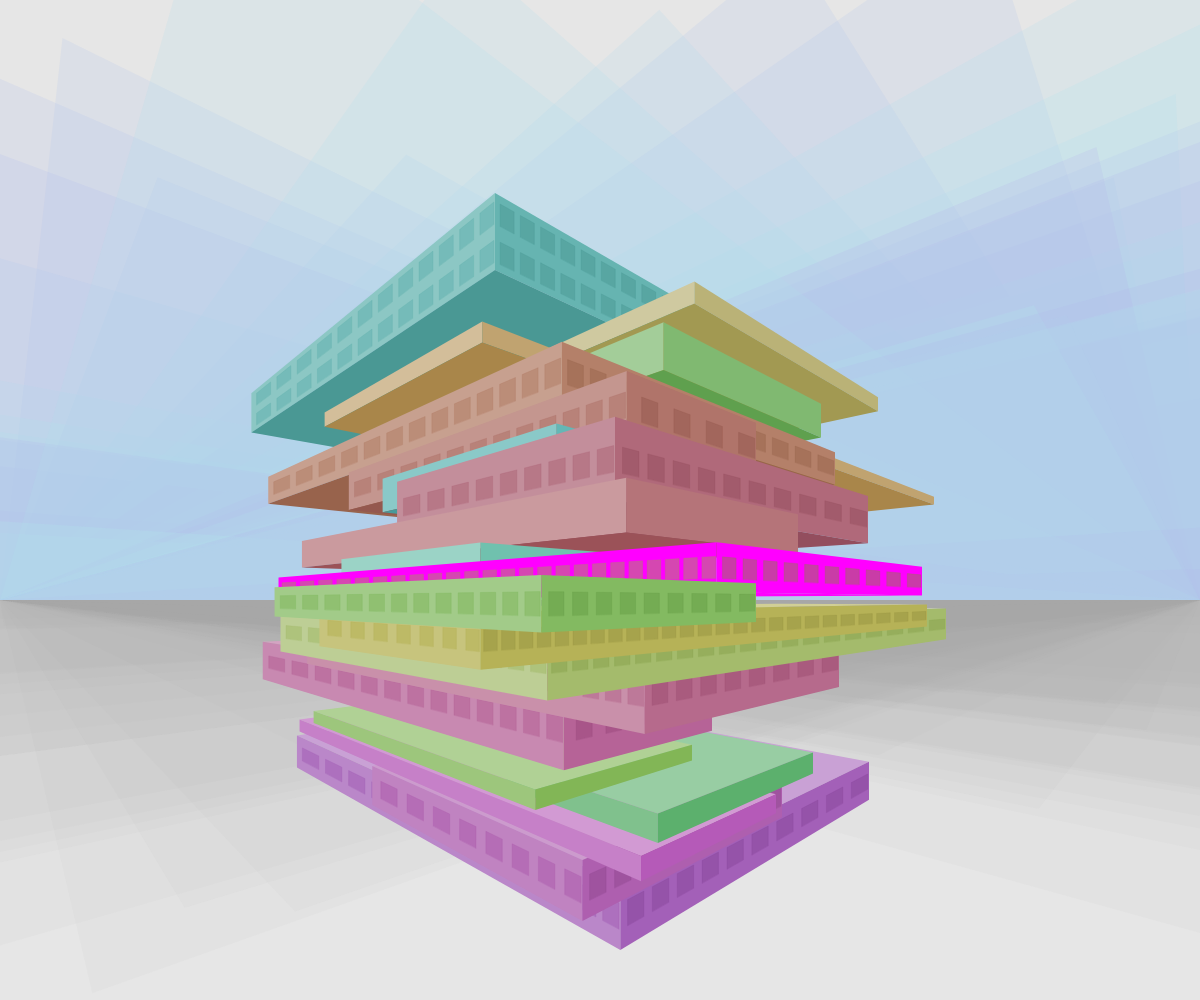
Frame 1 (no input)
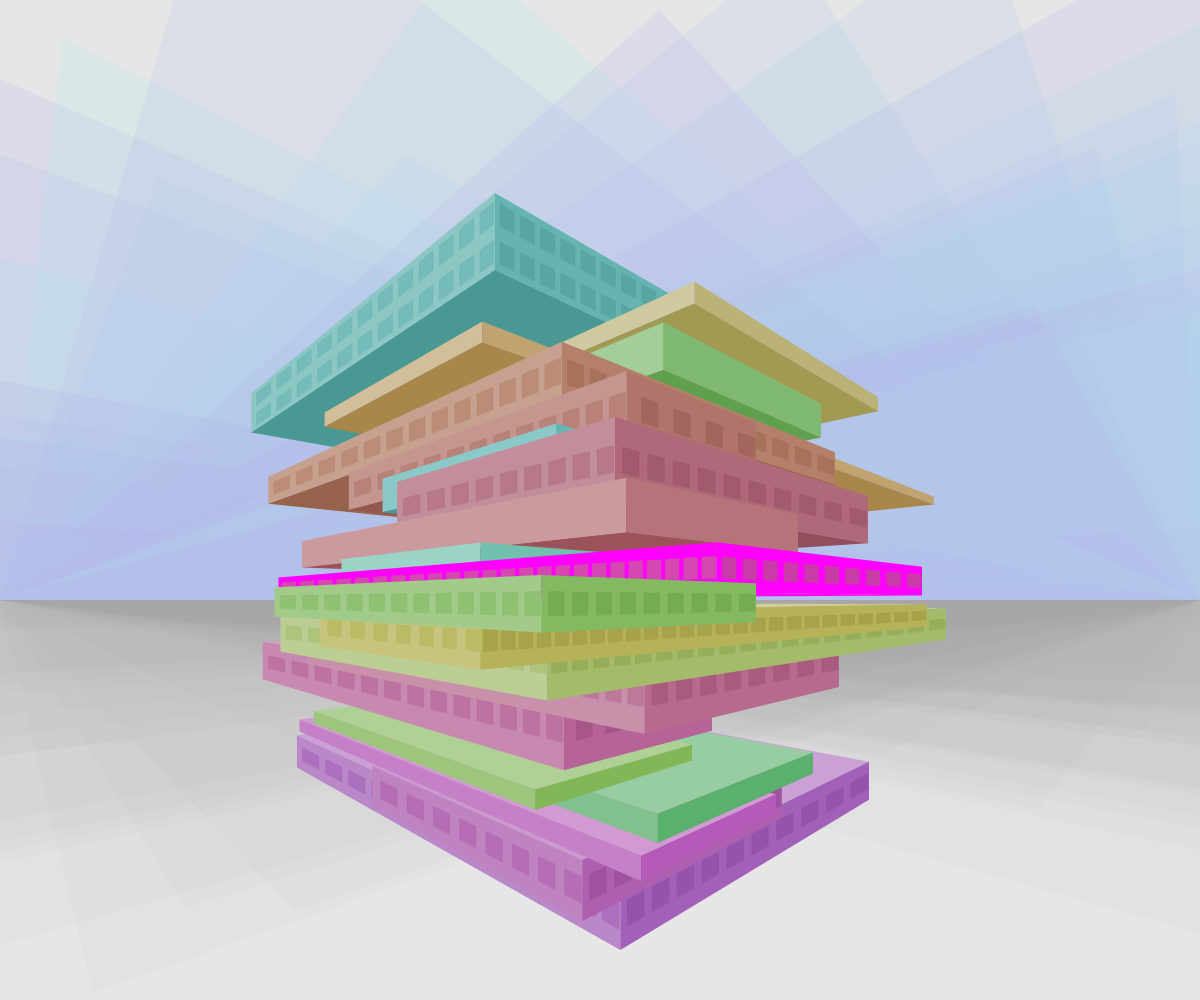
Frame 2 (the mouse pressed at the canvas centre, redrawn once)

The p5.js sketch that drew these frames (run headless with seeded random() and noise() and a simulated clock; the mouse was pressed at the canvas centre and the sketch redrawn once):

// p5.js sketch
// ── sketch.js
// Created for the #WCCChallenge - Topic: Improbable Architecture
//
// I used two-point perspective to draw this sketch - so this is made of up MANY calculations of lines and point intersections.
// I initially chose random hues just to distinguish each block during development, but decided to keep them as it reminded me of stacks of post-its. :)
//
// See other submissions here: https://openprocessing.org/curation/78544
// Join the Birb's Nest Discord community!  https://discord.gg/S8c7qcjw2b

// find the pink block - mtk 3/17/24

let gLeftPt;
let gRightPt;

let gAllBlocks = [];
let gBgGround = [];
let gBgSky = [];

let gDistFromPointMin;
let gWallHeightInc;
let gWallDistMin;

let gWindowLength;
let gWindowSpacing;

let gWindowColor;

function setup() {
  createCanvas(windowWidth, windowHeight);
  colorMode(HSL);

  gWindowColor = color(255, 0.25);
  // set points for two point perspective calculations
  gLeftPt = createVector(0, 0.6 * windowHeight);
  gRightPt = createVector(windowWidth, 0.6 * windowHeight);
  gDistFromPointMin = windowWidth * 0.2;
  gWallDistMin = windowWidth * 0.1;

  createBuilding();
}

function draw() {
  background(90);

  // draw background

  noStroke();

  // let bgCol = color(30, 0, 60, 0.05);  
  // console.log("bk col34:"+ bgCol)
  // bgCol = color(35, 0, 60, 0.05);  
  // console.log("bk col35:"+ bgCol)

  for (let ground of gBgGround) {
    fill(random(30, 35), 0, 60, 0.05);
    triangle(ground.x, ground.y, gLeftPt.x, gLeftPt.y, gRightPt.x, gRightPt.y);
  }

  for (let sky of gBgSky) {
    let color3 = color(random(180, 250), 60, 80, 0.2)
    //    console.log("sky343:" + color3)
    fill(random(180, 250), 60, 80, 0.2);
    triangle(sky.x, sky.y, gLeftPt.x, gLeftPt.y, gRightPt.x, gRightPt.y);
  }

  // perspective lines
  strokeWeight(1); // draw horizon line
  line(0, gLeftPt.y, width, gRightPt.y);

  // draw building blocks
  for (let block of gAllBlocks) {
    block.draw();
  }
}

function createBuilding() {
  loop();

  // reset arrays
  gBgGround = [];
  gBgSky = [];
  gAllBlocks = [];
  // create background elements
  for (let i = 0; i < 50; i++) {
    gBgGround.push(createVector(random(-width, 2 * width), random(gLeftPt.y, height)));
    gBgSky.push(createVector(random(-width, 2 * width), random(-0.2 * height, gLeftPt.y)));
  }

  // create and stack building blocks
  let yp = 0.95 * height;
  let [upper, mid, lower] = [[], [], []];
  let count = random(18, 30);
  gWallHeightInc = (0.7 * height) / count;
  gWindowHeight = 0.8 * gWallHeightInc;
  gWindowLength = 0.5 * gWallHeightInc;
  gWindowSpacingX = 0.2 * gWindowLength;
  gWindowSpacingY = 0.1 * gWindowHeight;
  for (let i = 0; i < count; i++) {
    let block = new BuildingBlock(yp, i);
    block.level > 0 ? upper.push(block) : block.level < 0 ? lower.push(block) : mid.push(block);
    yp -= random(0.8, 1.2) * gWallHeightInc;
    //    console.log("yp343:" + yp)
  }

  // adjust array for rendering purposes
  gAllBlocks = [...upper, ...lower.reverse(), ...mid.reverse()];
  noLoop();
}

function mouseClicked() {
  createBuilding();
}

function getIntersectionPtWithConstant(constant, line) {
  let x = constant;
  let y = line.p0.y + ((constant - line.p0.x) * (line.p1.y - line.p0.y)) / (line.p1.x - line.p0.x);

  return createVector(x, y);
}

class BuildingBlock {
  constructor(yp, i) {
    // center corner
    const centerUpperPt = createVector(random(2 * gDistFromPointMin, width - 2 * gDistFromPointMin), yp);
    const centerLowerPt = createVector(centerUpperPt.x, centerUpperPt.y - random(0.5, 2.5) * gWallHeightInc);
    const centerLine = new Line(centerUpperPt, centerLowerPt);
    const centerLineHeight = centerUpperPt.y - centerLowerPt.y;

    // left side
    const leftPosX = random(gLeftPt.x + gDistFromPointMin, centerUpperPt.x - gWallDistMin);
    const leftCornerLine = this.getCornerLine(leftPosX, centerLine, gLeftPt);

    // right side
    const rightPosX = floor(random(centerUpperPt.x + gWallDistMin, gRightPt.x - gDistFromPointMin));
    const rightCornerLine = this.getCornerLine(rightPosX, centerLine, gRightPt);

    // ceiling
    const ceilingPt = this.getIntersectionPt(new Line(leftCornerLine.p1, gRightPt), new Line(rightCornerLine.p1, gLeftPt));
    const floorPt = this.getIntersectionPt(new Line(leftCornerLine.p0, gRightPt), new Line(rightCornerLine.p0, gLeftPt));

    // pick a color
    const cHue = random(0, 360);
    const cSat = random(30, 40); //40;
    const cLig = random(70, 80); //80;

    this.indx = i
    // create walls
    //    console.log("pts: " + points)
    // check color
    let color34 = color(cHue, cSat, cLig * 0.75)
    //console.log ("wall col34:" + color34)
    const createWall = (i, points, colorMultiplier, hasWindows) => new Wall(i, points, color(cHue, cSat, cLig * colorMultiplier), hasWindows);
    const ceilingWall = createWall(i, [leftCornerLine.p1, centerLine.p1, rightCornerLine.p1, ceilingPt], 1.0, false);
    const leftWall = createWall(i, [leftCornerLine.p1, leftCornerLine.p0, centerLine.p0, centerLine.p1], 0.9, true);
    const rightWall = createWall(i, [centerLine.p1, centerLine.p0, rightCornerLine.p0, rightCornerLine.p1], 0.75, true);
    const floorWall = createWall(i, [leftCornerLine.p0, centerLine.p0, rightCornerLine.p0, floorPt], 0.6, false);

    if (this.indx == 0) {
      console.log("right wall32:" + rightWall.allPoints)
    }
    // order walls for rendering purposes
    const isAboveLeftPt = centerUpperPt.y > gLeftPt.y && centerLowerPt.y > gLeftPt.y;
    const isBelowLeftPt = centerUpperPt.y < gLeftPt.y && centerLowerPt.y < gLeftPt.y;
    if (isAboveLeftPt) {
      this.allWalls = [ceilingWall, leftWall, rightWall];
      this.level = 1;
    } else if (isBelowLeftPt) {
      this.allWalls = [leftWall, rightWall, floorWall];
      this.level = -1;
    } else {
      this.allWalls = [leftWall, rightWall];
      this.level = 0;
    }
  }

  getCornerLine(ptX, line, perspectivePt) {
    let boundLines = [new Line(line.p0, perspectivePt), new Line(line.p1, perspectivePt)];

    let intersections = boundLines.map((boundLine) => getIntersectionPtWithConstant(ptX, boundLine));

    let line22 = new Line(...intersections)

    //print ("line22: " + line22 + " p0.x:" + line22.p0.x)

    return line22
  }

  getIntersectionPt(line0, line1) {
    let x = (line1.yIntercept - line0.yIntercept) / (line0.slope - line1.slope);
    let y = line0.slope * x + line0.yIntercept;
    return createVector(x, y);
  }

  draw() {
    stroke(255, 0, 0);
    strokeWeight(0.5);

    for (let wall of this.allWalls) {
      stroke(0);
      wall.draw();
    }
  }
}

class Wall {
  constructor(i, points, c, hasWindows = false) {
    this.allPoints = points;
    //    console.log("pts2:" + points)
    this.color = c;
    this.indxw = i;

    this.allWindows = [];
    if (hasWindows) {
      // calculate window parameters (size is based on how close wall is to center)
      const heightL = abs(this.allPoints[1].y - this.allPoints[0].y);
      const heightR = abs(this.allPoints[2].y - this.allPoints[3].y);
      const isHeightLMax = heightL > heightR;
      let heightMax;
      let posXMax;
      if (isHeightLMax) {
        heightMax = heightL;
        posXMax = this.allPoints[0].x;
      } else {
        heightMax = heightR;
        posXMax = this.allPoints[2].x;
      }

      const windowSizeScalar = 1 - abs(posXMax - width / 2) / (width / 2);
      const windowHeight = windowSizeScalar * gWindowHeight;
      const windowLength = windowSizeScalar * gWindowLength;
      const windowSpacingX = windowSizeScalar * gWindowSpacingX;
      const windowSpacingY = windowSizeScalar * gWindowSpacingY;
      const ratioWindowToWall = windowHeight / heightMax;
      const windowCount = floor(heightMax / (windowHeight + windowSpacingY)) - 1;

      // Create Windows
      if (windowCount > 0) {
        const windowHeightL = isHeightLMax ? windowHeight : ratioWindowToWall * heightL;
        const windowHeightR = isHeightLMax ? ratioWindowToWall * heightR : windowHeight;

        const spaceAvailable = heightL - windowHeightL * windowCount;
        const extraInc = spaceAvailable / windowCount;

        const percentInc = (extraInc + windowHeightL) / heightL;
        let percent = (0.5 * extraInc) / heightL;
        const wallDistance = this.allPoints[3].x - this.allPoints[0].x;
        const initPos = this.allPoints[3].x - windowSpacingY * 0.5;
        const wallLength = abs(wallDistance);
        const sign = wallDistance < 0 ? 1 : -1;

        const windowColCount = floor(wallLength / (windowLength + windowSpacingX)) - 2;
        const windowSpaceAvailable = wallLength - windowColCount * windowLength;
        const windowInc = windowSpaceAvailable / windowColCount + windowLength;

        for (let i = 0; i < windowCount; i++) {
          const adj1y = lerp(this.allPoints[1].y, this.allPoints[0].y, percent);
          const adj0y = adj1y - windowHeightL;
          const adj2y = lerp(this.allPoints[2].y, this.allPoints[3].y, percent);
          const adj3y = adj2y - windowHeightR;

          const topWindowLine = new Line(createVector(this.allPoints[0].x, adj0y), createVector(this.allPoints[3].x, adj3y));
          const bottomWindowLine = new Line(createVector(this.allPoints[2].x, adj2y), createVector(this.allPoints[1].x, adj1y));
          this.createWindow(topWindowLine, bottomWindowLine, windowLength, windowColCount, windowInc, sign, initPos);
          percent += percentInc;
        }
      }
    } // window
  }

  createWindow(topWindowLine, bottomWindowLine, windowSize, windowColCount, windowInc, sign, initPos) {
    for (let j = 0; j < windowColCount; j++) {
      const position0 = sign * j * windowInc + initPos;
      const position1 = position0 + sign * windowSize;
      const wpt0 = getIntersectionPtWithConstant(position0, bottomWindowLine);
      const wpt1 = getIntersectionPtWithConstant(position0, topWindowLine);
      const wpt2 = getIntersectionPtWithConstant(position1, topWindowLine);
      const wpt3 = getIntersectionPtWithConstant(position1, bottomWindowLine);
      this.allWindows.push([wpt0, wpt1, wpt2, wpt3]);
    }
  }

  draw() {
    //    console.log("indx: " + this.indxw)

    // if index is 10, fill the color with magenta
    if (this.indxw == 10) {
      //      console.log("color23:" +this.color)
      fill(color('magenta'));
    } else {
      fill(this.color);
    }
    noStroke();
    quad(
      this.allPoints[0].x,
      this.allPoints[0].y,
      this.allPoints[1].x,
      this.allPoints[1].y,
      this.allPoints[2].x,
      this.allPoints[2].y,
      this.allPoints[3].x,
      this.allPoints[3].y
    );

    let color5 = color(hue(this.color), saturation(this.color), lightness(this.color) * 0.8, 0.5)
    //    console.log ("wincol:" + color5)
    fill(hue(this.color), saturation(this.color), lightness(this.color) * 0.8, 0.5);
    stroke(hue(this.color), saturation(this.color), lightness(this.color) * 0.8, 0.5);

    for (let window of this.allWindows) {
      quad(window[0].x, window[0].y, window[1].x, window[1].y, window[2].x, window[2].y, window[3].x, window[3].y);
    }
  }
} // class wall

class Line {
  constructor(p0, p1) {
    Object.assign(this, { p0, p1 });
    this.slope = p0.x === p1.x ? 0 : (p1.y - p0.y) / (p1.x - p0.x);
    this.yIntercept = this.p0.y - this.slope * this.p0.x;
  }

  draw() {
    line(this.p0.x, this.p0.y, this.p1.x, this.p1.y);
  }
}
